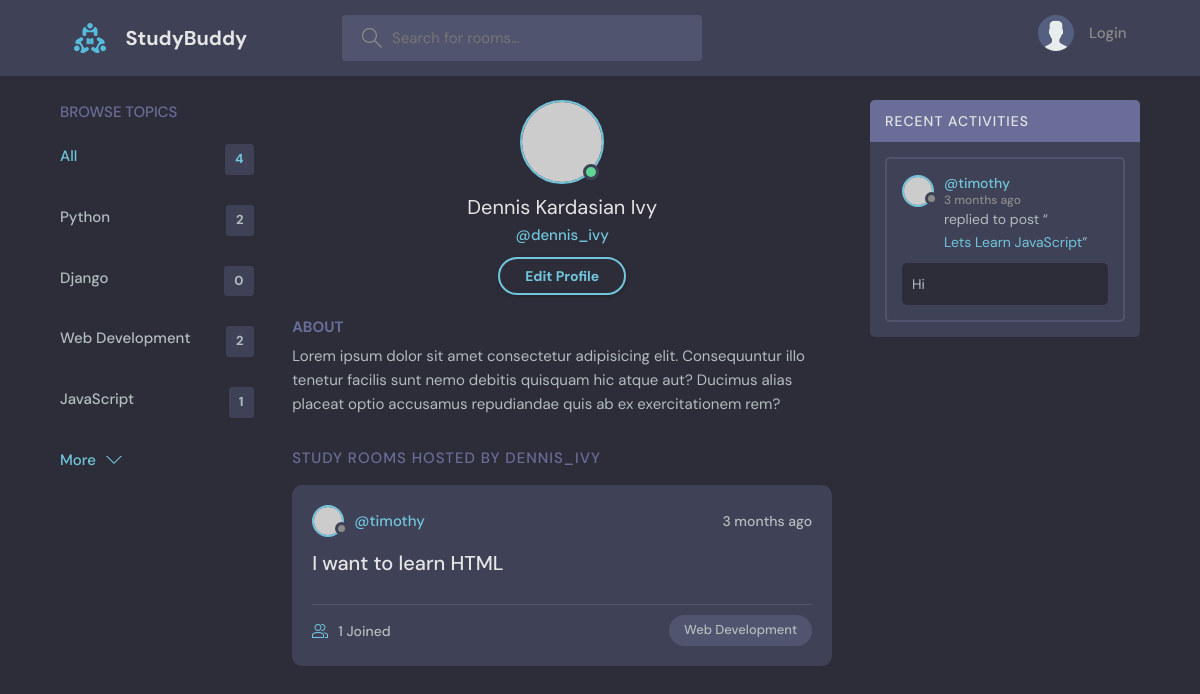
The app's page /profile/2/ with its own data.
### base/models.py (models this page shows, shortened)
class Topic(models.Model):
    name = models.CharField(max_length=200)

class Room(models.Model):
    host = models.ForeignKey(User, on_delete=models.SET_NULL, null=True)
    topic = models.ForeignKey(Topic, on_delete=models.SET_NULL, null=True)
    name = models.CharField(max_length=200)
    description = models.TextField(null=True, blank=True) #null=True, meaning field can be empty. blank=True, to allow blank/empty forms
    participants = models.ManyToManyField(User, related_name='participants', blank=True) #all users  active in a room
    updated = models.DateTimeField(auto_now=True)  #take timestamp of row when it's updated
    created = models.DateTimeField(auto_now_add=True) #take timestamp of row hen it's created only
    class Meta:
        ordering = ['-updated', '-created']
    def __str__(self):
        return self.name

class Message(models.Model):
    user = models.ForeignKey(User, on_delete=models.CASCADE) #user sending the message. 1-to-many relationship with Message
    room = models.ForeignKey(Room, on_delete=models.CASCADE) #database relationship - 1-to-many relationship with Room
    body = models.TextField()
    updated = models.DateTimeField(auto_now=True)   #take timestamp everytime the row is updated
    created = models.DateTimeField(auto_now_add=True) #take timestamp only when the record/row is created
    class Meta:
        ordering = ['-updated', '-created']

### base/views.py (the view)
# urls.py: path('profile/<str:pk>/', views.userProfile, name="user-profile"),
def userProfile(request, pk):
    user = User.objects.get(id=pk)
    rooms = user.room_set.all()
    room_messages = user.message_set.all()
    topics = Topic.objects.all()
    context = {'user': user, 'rooms': rooms,
               'room_messages': room_messages, 'topics': topics}
    return render(request, 'base/profile.html', context )

### base/templates/base/profile.html
{% extends 'main.html' %}
{% block content %}
  <main class="profile-page layout layout--3">
    <div class="container">
      {% include 'base/topics_component.html' %}
      <div class="roomList">
        <div class="profile">
          <div class="profile__avatar">
            <div class="avatar avatar--large active">
              <img src="https://randomuser.me/api/portraits/men/11.jpg" />
            </div>
          </div>
          <div class="profile__info">
            <h3>Dennis Kardasian Ivy</h3>
            <p>@dennis_ivy</p>
            <a href="edit-user.html" class="btn btn--main btn--pill">Edit Profile</a>
          </div>
          <div class="profile__about">
            <h3>About</h3>
            <p>
              Lorem ipsum dolor sit amet consectetur adipisicing elit. Consequuntur illo tenetur
              facilis sunt nemo debitis quisquam hic atque aut? Ducimus alias placeat optio
              accusamus repudiandae quis ab ex exercitationem rem?
            </p>
          </div>
        </div>
        <div class="roomList__header">
          <div>
            <h2>Study Rooms Hosted by dennis_ivy</a>
            </h2>
          </div>
        </div>
        {% include 'base/feed_component.html' %}
      </div>
      {% include 'base/activity_component.html' %}
    </div>
  </main>
{% endblock content%}

### base/templates/base/topics_component.html
<div class="topics">
    <div class="topics__header">
      <h2>Browse Topics</h2>
    </div>
    <ul class="topics__list">
      <li>
        <a href="{% url 'home' %}" class="active">All <span>{{topics.count}}</span></a>
      </li>
      {% for topic in topics %}
      <li>
        <a href="{% url 'home' %}?q={{topic.name}}">{{topic.name}} <span>{{topic.room_set.all.count}}</span></a>
      </li>
      {% endfor %}
    </ul>
    <a class="btn btn--link" href="topics.html">
      More
      <svg version="1.1" xmlns="http://www.w3.org/2000/svg" width="32" height="32" viewBox="0 0 32 32">
        <title>chevron-down</title>
        <path d="M16 21l-13-13h-3l16 16 16-16h-3l-13 13z"></path>
      </svg>
    </a>
  </div>

### base/templates/base/feed_component.html (shortened to what this page needs)
{% for room in rooms %}
<div class="roomListRoom">
    <div class="roomListRoom__header">
      <a href="{% url 'user-profile' room.host.id %}" class="roomListRoom__author">
        <div class="avatar avatar--small">
          <img src="https://randomuser.me/api/portraits/women/11.jpg" />
        </div>
        <span>@{{room.host.username}}</span>
      </a>
      <div class="roomListRoom__actions">
        <span>{{room.created|timesince}} ago</span>
      </div>
    </div>
    <div class="roomListRoom__content">
      <a href="{% url 'room' room.id %}">{{room.name}}</a>
    </div>
    <div class="roomListRoom__meta">
      <a href="{% url 'room' room.id %}" class="roomListRoom__joined">
        {{room.participants.all.count}} Joined
      </a>
      <p class="roomListRoom__topic">{{room.topic.name}}</p>
    </div>
  </div>
  {% endfor %}

### base/templates/base/activity_component.html (shortened to what this page needs)
<div class="activities">
    <div class="activities__header">
      <h2>Recent Activities</h2>
    </div>
    {% for message in room_messages %}
    <div class="activities__box">
      <div class="activities__boxHeader roomListRoom__header">
        <a href="{% url 'user-profile' message.user.id %}" class="roomListRoom__author">
          <div class="avatar avatar--small">
            <img src="https://randomuser.me/api/portraits/women/11.jpg" />
          </div>
          <p>
            @{{message.user}}
            <span>{{message.created|timesince}} ago</span>
          </p>
        </a>
      </div>
      <div class="activities__boxContent">
        <p>replied to post “<a href="{% url 'room' message.room.id %}">{{message.room}}</a>”</p>
        <div class="activities__boxRoomContent">
          {{message.body}}
        </div>
      </div>
    </div>
    {% endfor %}
  </div>

### records on screen
Topic: name "Python", room_set.all.count "2"
Topic: name "Django", room_set.all.count "0"
Topic: name "Web Development", room_set.all.count "2"
Topic: name "JavaScript", room_set.all.count "1"
Room: host.username "timothy", created "3 months", name "I want to learn HTML", participants.all.count "1", topic.name "Web Development"
Message: user "timothy", created "3 months", room "Lets Learn JavaScript", body "Hi"

### other values on screen
{{ topics.count }} "4"
